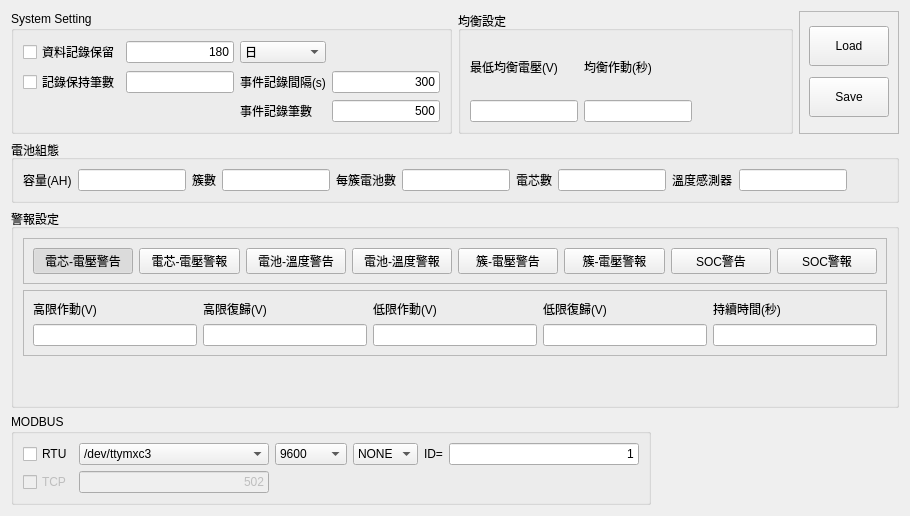
     <widget class="QWidget" name="tab_4">
      <attribute name="title">
       <string>設定參數</string>
      </attribute>
      <layout class="QGridLayout" name="gridLayout_15">
       <item row="0" column="0">
        <widget class="QGroupBox" name="groupBox_15">
         <property name="title">
          <string>System Setting</string>
         </property>
         <layout class="QGridLayout" name="gridLayout_9">
          <item row="1" column="4">
           <spacer name="horizontalSpacer_7">
            <property name="orientation">
             <enum>Qt::Horizontal</enum>
            </property>
            <property name="sizeHint" stdset="0">
             <size>
              <width>40</width>
              <height>20</height>
             </size>
            </property>
           </spacer>
          </item>
          <item row="1" column="2">
           <widget class="FocusEditor" name="leLogRecordCounts">
            <property name="text">
             <string>180</string>
            </property>
            <property name="alignment">
             <set>Qt::AlignRight|Qt::AlignTrailing|Qt::AlignVCenter</set>
            </property>
           </widget>
          </item>
          <item row="1" column="3">
           <widget class="QComboBox" name="cbRecordType">
            <item>
             <property name="text">
              <string>日</string>
             </property>
            </item>
            <item>
             <property name="text">
              <string>筆</string>
             </property>
            </item>
           </widget>
          </item>
          <item row="2" column="0">
           <widget class="QCheckBox" name="cbEnableEvtLog">
            <property name="text">
             <string>記錄保持筆數</string>
            </property>
           </widget>
          </item>
          <item row="1" column="0">
           <widget class="QCheckBox" name="cbEnableLog">
            <property name="text">
             <string>資料記錄保留</string>
            </property>
           </widget>
          </item>
          <item row="2" column="2">
           <widget class="FocusEditor" name="leRecordCount">
            <property name="alignment">
             <set>Qt::AlignRight|Qt::AlignTrailing|Qt::AlignVCenter</set>
            </property>
           </widget>
          </item>
          <item row="2" column="3">
           <widget class="QLabel" name="label_24">
            <property name="text">
             <string>事件記錄間隔(s)</string>
            </property>
           </widget>
          </item>
          <item row="2" column="4">
           <widget class="FocusEditor" name="leEventLogInterval">
            <property name="text">
             <string>300</string>
            </property>
            <property name="alignment">
             <set>Qt::AlignRight|Qt::AlignTrailing|Qt::AlignVCenter</set>
            </property>
           </widget>
          </item>
          <item row="3" column="3">
           <widget class="QLabel" name="label_25">
            <property name="text">
             <string>事件記錄筆數</string>
            </property>
           </widget>
          </item>
          <item row="3" column="4">
           <widget class="FocusEditor" name="leEventLogCount">
            <property name="text">
             <string>500</string>
            </property>
            <property name="alignment">
             <set>Qt::AlignRight|Qt::AlignTrailing|Qt::AlignVCenter</set>
            </property>
           </widget>
          </item>
         </layout>
        </widget>
       </item>
       <item row="0" column="1">
        <widget class="QGroupBox" name="groupBox_16">
         <property name="title">
          <string>均衡設定</string>
         </property>
         <layout class="QGridLayout" name="gridLayout_10">
          <item row="0" column="0">
           <widget class="QLabel" name="label_9">
            <property name="text">
             <string>最低均衡電壓(V)</string>
            </property>
           </widget>
          </item>
          <item row="0" column="2">
           <widget class="QLabel" name="label_10">
            <property name="text">
             <string>均衡作動(秒)</string>
            </property>
           </widget>
          </item>
          <item row="0" column="4">
           <spacer name="horizontalSpacer_8">
            <property name="orientation">
             <enum>Qt::Horizontal</enum>
            </property>
            <property name="sizeHint" stdset="0">
             <size>
              <width>40</width>
              <height>20</height>
             </size>
            </property>
           </spacer>
          </item>
          <item row="1" column="0">
           <widget class="FocusEditor" name="leMinBalancingMv">
            <property name="alignment">
             <set>Qt::AlignRight|Qt::AlignTrailing|Qt::AlignVCenter</set>
            </property>
           </widget>
          </item>
          <item row="1" column="2">
           <widget class="FocusEditor" name="leBalancingTimeSec">
            <property name="alignment">
             <set>Qt::AlignRight|Qt::AlignTrailing|Qt::AlignVCenter</set>
            </property>
           </widget>
          </item>
         </layout>
        </widget>
       </item>
       <item row="0" column="2">
        <widget class="QFrame" name="frame">
         <property name="frameShape">
          <enum>QFrame::StyledPanel</enum>
         </property>
         <property name="frameShadow">
          <enum>QFrame::Raised</enum>
         </property>
         <layout class="QVBoxLayout" name="verticalLayout_6">
          <item>
           <widget class="QPushButton" name="pbLoadLocalSetting">
            <property name="minimumSize">
             <size>
              <width>0</width>
              <height>40</height>
             </size>
            </property>
            <property name="text">
             <string>Load</string>
            </property>
           </widget>
          </item>
          <item>
           <widget class="QPushButton" name="pbSaveLocalConfig">
            <property name="minimumSize">
             <size>
              <width>0</width>
              <height>40</height>
             </size>
            </property>
            <property name="text">
             <string>Save</string>
            </property>
           </widget>
          </item>
         </layout>
        </widget>
       </item>
       <item row="1" column="0" colspan="3">
        <widget class="QGroupBox" name="groupBox_17">
         <property name="title">
          <string>電池組態</string>
         </property>
         <layout class="QHBoxLayout" name="horizontalLayout_16">
          <item>
           <widget class="QLabel" name="label_13">
            <property name="text">
             <string>容量(AH)</string>
            </property>
           </widget>
          </item>
          <item>
           <widget class="FocusEditor" name="leCapacity">
            <property name="alignment">
             <set>Qt::AlignRight|Qt::AlignTrailing|Qt::AlignVCenter</set>
            </property>
           </widget>
          </item>
          <item>
           <widget class="QLabel" name="label_11">
            <property name="text">
             <string>簇數</string>
            </property>
           </widget>
          </item>
          <item>
           <widget class="FocusEditor" name="leNofStacks">
            <property name="alignment">
             <set>Qt::AlignRight|Qt::AlignTrailing|Qt::AlignVCenter</set>
            </property>
           </widget>
          </item>
          <item>
           <widget class="QLabel" name="label_12">
            <property name="text">
             <string>每簇電池數</string>
            </property>
           </widget>
          </item>
          <item>
           <widget class="FocusEditor" name="leNofBatteries">
            <property name="alignment">
             <set>Qt::AlignRight|Qt::AlignTrailing|Qt::AlignVCenter</set>
            </property>
           </widget>
          </item>
          <item>
           <widget class="QLabel" name="label_29">
            <property name="text">
             <string>電芯數</string>
            </property>
           </widget>
          </item>
          <item>
           <widget class="FocusEditor" name="leNofCells">
            <property name="alignment">
             <set>Qt::AlignRight|Qt::AlignTrailing|Qt::AlignVCenter</set>
            </property>
           </widget>
          </item>
          <item>
           <widget class="QLabel" name="label_30">
            <property name="text">
             <string>溫度感測器</string>
            </property>
           </widget>
          </item>
          <item>
           <widget class="FocusEditor" name="leNofNtcs">
            <property name="alignment">
             <set>Qt::AlignRight|Qt::AlignTrailing|Qt::AlignVCenter</set>
            </property>
           </widget>
          </item>
          <item>
           <spacer name="horizontalSpacer_9">
            <property name="orientation">
             <enum>Qt::Horizontal</enum>
            </property>
            <property name="sizeHint" stdset="0">
             <size>
              <width>40</width>
              <height>20</height>
             </size>
            </property>
           </spacer>
          </item>
         </layout>
        </widget>
       </item>
       <item row="2" column="0" colspan="3">
        <widget class="QGroupBox" name="groupBox_35">
         <property name="title">
          <string>警報設定</string>
         </property>
         <layout class="QVBoxLayout" name="verticalLayout_5">
          <item>
           <widget class="QFrame" name="frame_2">
            <property name="frameShape">
             <enum>QFrame::StyledPanel</enum>
            </property>
            <property name="frameShadow">
             <enum>QFrame::Raised</enum>
            </property>
            <layout class="QHBoxLayout" name="horizontalLayout_13">
             <item>
              <widget class="QPushButton" name="pbCellWarning">
               <property name="text">
                <string>電芯-電壓警告</string>
               </property>
               <property name="checkable">
                <bool>true</bool>
               </property>
               <property name="checked">
                <bool>true</bool>
               </property>
               <property name="autoExclusive">
                <bool>true</bool>
               </property>
              </widget>
             </item>
             <item>
              <widget class="QPushButton" name="pbCellAlarm">
               <property name="text">
                <string>電芯-電壓警報</string>
               </property>
               <property name="checkable">
                <bool>true</bool>
               </property>
               <property name="autoExclusive">
                <bool>true</bool>
               </property>
              </widget>
             </item>
             <item>
              <widget class="QPushButton" name="pbBatteryWarning">
               <property name="text">
                <string>電池-溫度警告</string>
               </property>
               <property name="checkable">
                <bool>true</bool>
               </property>
               <property name="autoExclusive">
                <bool>true</bool>
               </property>
              </widget>
             </item>
             <item>
              <widget class="QPushButton" name="pbBatteryAlarm">
               <property name="text">
                <string>電池-溫度警報</string>
               </property>
               <property name="checkable">
                <bool>true</bool>
               </property>
               <property name="autoExclusive">
                <bool>true</bool>
               </property>
              </widget>
             </item>
             <item>
              <widget class="QPushButton" name="pbStackWarning">
               <property name="text">
                <string>簇-電壓警告</string>
               </property>
               <property name="checkable">
                <bool>true</bool>
               </property>
               <property name="autoExclusive">
                <bool>true</bool>
               </property>
              </widget>
             </item>
             <item>
              <widget class="QPushButton" name="pbStackAlarm">
               <property name="text">
                <string>簇-電壓警報</string>
               </property>
               <property name="checkable">
                <bool>true</bool>
               </property>
               <property name="autoExclusive">
                <bool>true</bool>
               </property>
              </widget>
             </item>
             <item>
              <widget class="QPushButton" name="pbSOCWarning">
               <property name="text">
                <string>SOC警告</string>
               </property>
               <property name="checkable">
                <bool>true</bool>
               </property>
               <property name="autoExclusive">
                <bool>true</bool>
               </property>
              </widget>
             </item>
             <item>
              <widget class="QPushButton" name="pbSOCAlarm">
               <property name="text">
                <string>SOC警報</string>
               </property>
               <property name="checkable">
                <bool>true</bool>
               </property>
               <property name="autoExclusive">
                <bool>true</bool>
               </property>
              </widget>
             </item>
            </layout>
           </widget>
          </item>
          <item>
           <widget class="QFrame" name="frame_3">
            <property name="frameShape">
             <enum>QFrame::StyledPanel</enum>
            </property>
            <property name="frameShadow">
             <enum>QFrame::Raised</enum>
            </property>
            <layout class="QGridLayout" name="gridLayout_7">
             <item row="0" column="8">
              <widget class="QLabel" name="label_35">
               <property name="text">
                <string>持續時間(秒)</string>
               </property>
              </widget>
             </item>
             <item row="0" column="6">
              <widget class="QLabel" name="lb_lclr">
               <property name="text">
                <string>低限復歸(V)</string>
               </property>
              </widget>
             </item>
             <item row="0" column="0">
              <widget class="QLabel" name="lb_hset">
               <property name="text">
                <string>高限作動(V)</string>
               </property>
              </widget>
             </item>
             <item row="1" column="0">
              <widget class="FocusEditor" name="leHighSet">
               <property name="alignment">
                <set>Qt::AlignRight|Qt::AlignTrailing|Qt::AlignVCenter</set>
               </property>
              </widget>
             </item>
             <item row="1" column="1">
              <widget class="FocusEditor" name="leHighClr">
               <property name="alignment">
                <set>Qt::AlignRight|Qt::AlignTrailing|Qt::AlignVCenter</set>
               </property>
              </widget>
             </item>
             <item row="0" column="1">
              <widget class="QLabel" name="lb_hclr">
               <property name="text">
                <string>高限復歸(V)</string>
               </property>
              </widget>
             </item>
             <item row="1" column="3">
              <widget class="FocusEditor" name="leLowSet">
               <property name="alignment">
                <set>Qt::AlignRight|Qt::AlignTrailing|Qt::AlignVCenter</set>
               </property>
              </widget>
             </item>
             <item row="0" column="3">
              <widget class="QLabel" name="lb_lset">
               <property name="text">
                <string>低限作動(V)</string>
               </property>
              </widget>
             </item>
             <item row="1" column="6">
              <widget class="FocusEditor" name="leLowClr">
               <property name="alignment">
                <set>Qt::AlignRight|Qt::AlignTrailing|Qt::AlignVCenter</set>
               </property>
              </widget>
             </item>
             <item row="1" column="8">
              <widget class="FocusEditor" name="leDuration">
               <property name="alignment">
                <set>Qt::AlignRight|Qt::AlignTrailing|Qt::AlignVCenter</set>
               </property>
              </widget>
             </item>
            </layout>
           </widget>
          </item>
          <item>
           <spacer name="verticalSpacer_9">
            <property name="orientation">
             <enum>Qt::Vertical</enum>
            </property>
            <property name="sizeHint" stdset="0">
             <size>
              <width>20</width>
              <height>40</height>
             </size>
            </property>
           </spacer>
          </item>
         </layout>
        </widget>
       </item>
       <item row="3" column="0" colspan="2">
        <widget class="QGroupBox" name="groupBox_8">
         <property name="maximumSize">
          <size>
           <width>640</width>
           <height>120</height>
          </size>
         </property>
         <property name="title">
          <string>MODBUS</string>
         </property>
         <layout class="QGridLayout" name="gridLayout_8">
          <item row="0" column="0">
           <widget class="QCheckBox" name="cbMBSRTUEnable">
            <property name="text">
             <string>RTU</string>
            </property>
           </widget>
          </item>
          <item row="0" column="1">
           <widget class="QComboBox" name="cbRTUPort">
            <item>
             <property name="text">
              <string>/dev/ttymxc3</string>
             </property>
            </item>
            <item>
             <property name="text">
              <string>/dev/ttymxc4</string>
             </property>
            </item>
           </widget>
          </item>
          <item row="1" column="0">
           <widget class="QCheckBox" name="cbMBSTCPEnable">
            <property name="enabled">
             <bool>false</bool>
            </property>
            <property name="text">
             <string>TCP</string>
            </property>
           </widget>
          </item>
          <item row="1" column="1">
           <widget class="FocusEditor" name="leTCPPort">
            <property name="enabled">
             <bool>false</bool>
            </property>
            <property name="text">
             <string>502</string>
            </property>
            <property name="alignment">
             <set>Qt::AlignRight|Qt::AlignTrailing|Qt::AlignVCenter</set>
            </property>
           </widget>
          </item>
          <item row="0" column="2">
           <widget class="QComboBox" name="cbRTUBaudrate">
            <item>
             <property name="text">
              <string>9600</string>
             </property>
            </item>
            <item>
             <property name="text">
              <string>19200</string>
             </property>
            </item>
            <item>
             <property name="text">
              <string>38400</string>
             </property>
            </item>
            <item>
             <property name="text">
              <string>57600</string>
             </property>
            </item>
            <item>
             <property name="text">
              <string>115200</string>
             </property>
            </item>
           </widget>
          </item>
          <item row="0" column="3">
           <widget class="QComboBox" name="cbRTUParity">
            <item>
             <property name="text">
              <string>NONE</string>
             </property>
            </item>
            <item>
             <property name="text">
              <string>EVEN</string>
             </property>
            </item>
            <item>
             <property name="text">
              <string>ODD</string>
             </property>
            </item>
           </widget>
          </item>
          <item row="0" column="5">
           <widget class="FocusEditor" name="leRTUID">
            <property name="text">
             <string>1</string>
            </property>
            <property name="alignment">
             <set>Qt::AlignRight|Qt::AlignTrailing|Qt::AlignVCenter</set>
            </property>
           </widget>
          </item>
          <item row="0" column="4">
           <widget class="QLabel" name="lb_hclr_2">
            <property name="text">
             <string>ID=</string>
            </property>
           </widget>
          </item>
         </layout>
        </widget>
       </item>
      </layout>
     </widget>
